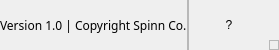
     <widget class="QFrame" name="footer_frame">
      <property name="minimumSize">
       <size>
        <width>0</width>
        <height>50</height>
       </size>
      </property>
      <property name="maximumSize">
       <size>
        <width>16777215</width>
        <height>50</height>
       </size>
      </property>
      <property name="frameShape">
       <enum>QFrame::NoFrame</enum>
      </property>
      <property name="frameShadow">
       <enum>QFrame::Raised</enum>
      </property>
      <layout class="QHBoxLayout" name="horizontalLayout_5">
       <property name="spacing">
        <number>0</number>
       </property>
       <property name="leftMargin">
        <number>0</number>
       </property>
       <property name="topMargin">
        <number>0</number>
       </property>
       <property name="rightMargin">
        <number>0</number>
       </property>
       <property name="bottomMargin">
        <number>0</number>
       </property>
       <item>
        <widget class="QLabel" name="label_2">
         <property name="font">
          <font>
           <family>Terminus</family>
          </font>
         </property>
         <property name="text">
          <string>Version 1.0 | Copyright Spinn Co.</string>
         </property>
        </widget>
       </item>
       <item>
        <widget class="QFrame" name="frame_8">
         <property name="frameShape">
          <enum>QFrame::StyledPanel</enum>
         </property>
         <property name="frameShadow">
          <enum>QFrame::Raised</enum>
         </property>
         <layout class="QVBoxLayout" name="verticalLayout_3">
          <property name="spacing">
           <number>0</number>
          </property>
          <property name="leftMargin">
           <number>0</number>
          </property>
          <property name="topMargin">
           <number>0</number>
          </property>
          <property name="rightMargin">
           <number>0</number>
          </property>
          <property name="bottomMargin">
           <number>0</number>
          </property>
         </layout>
        </widget>
       </item>
       <item alignment="Qt::AlignRight">
        <widget class="QPushButton" name="help_btn">
         <property name="text">
          <string>?</string>
         </property>
         <property name="flat">
          <bool>true</bool>
         </property>
        </widget>
       </item>
       <item alignment="Qt::AlignBottom">
        <widget class="QFrame" name="size_grip">
         <property name="minimumSize">
          <size>
           <width>10</width>
           <height>10</height>
          </size>
         </property>
         <property name="maximumSize">
          <size>
           <width>10</width>
           <height>16777215</height>
          </size>
         </property>
         <property name="frameShape">
          <enum>QFrame::StyledPanel</enum>
         </property>
         <property name="frameShadow">
          <enum>QFrame::Raised</enum>
         </property>
        </widget>
       </item>
      </layout>
     </widget>
